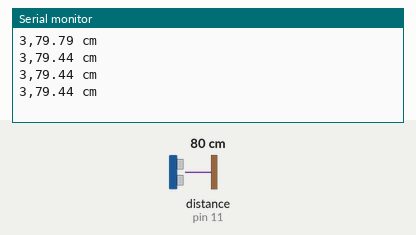
Bench run of a sketch on a simulated Arduino Uno, built with avr-gcc and run on an emulated ATmega328P. Shown: the last lines printed to the serial monitor. Wiring (inferred from the names in the program): ultrasonic range finder: trigger pin 12; echo pin 11. Inputs (shaded band) come from the test bench; at power-on: distance to the obstacle (sensor on pin 11) 80 cm. The echo pulse lasts 58.3 µs per cm.

Above: at 1.2 s.
1.3 s: distance to the obstacle (sensor on pin 11) set to 2 cm
At 1.97 s:
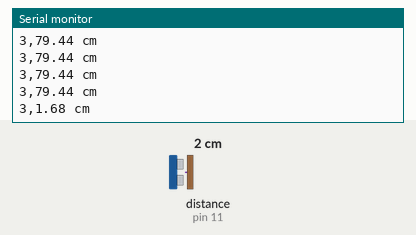
4.3 s: distance to the obstacle (sensor on pin 11) set to 4 cm
At 4.48 s:
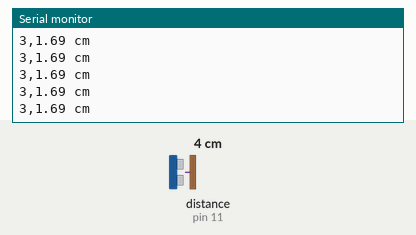
Timing chart, 0 to 7.3 s (numbered marks = the images above; inputs shaded):
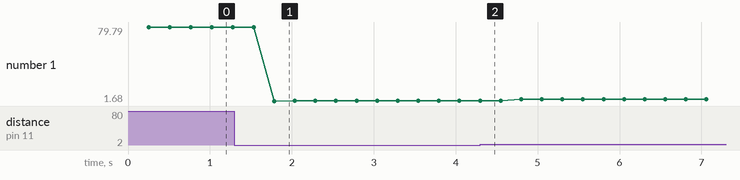

Measured:
- after the input at 1.3 s, the serial monitor: prints a new line after 0.49 s (image 1)
- plotted number 1: 79.44 → 1.69 after the input at 1.3 s, 1.69 → 3.69 after the input at 4.3 s

The sketch:

Distance_Measuring.ino
```cpp
int tPin = 12;
int echoPin = 11;
int pTravelT;
int dt = 500;
float seconds;
float distance;
void setup() {
  // put your setup code here, to run once:
  pinMode(tPin, OUTPUT);
  pinMode(echoPin, INPUT);
  Serial.begin(9600);
  digitalWrite(echoPin, 0);
}

void loop() {
  // put your main code here, to run repeatedly:
  digitalWrite(tPin, 0);
  delayMicroseconds(10);
  digitalWrite(tPin, 1);
  delayMicroseconds(10);
  digitalWrite(tPin, 0);
  pTravelT = pulseIn(echoPin, 1);
  seconds = (pTravelT / 2.);
  distance = (seconds * 765. * 5280. * 12. * 2.54) / (3600. * 1000000.);
  delay(250);
  Serial.print(3);
  Serial.print(",");
  Serial.print(distance);
  Serial.println(" cm  ");

}
```
